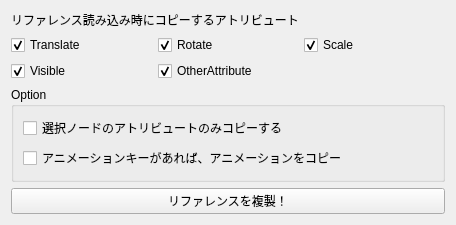
<?xml version="1.0" encoding="UTF-8"?>
<ui version="4.0">
 <class>Form</class>
 <widget class="QWidget" name="Form">
  <property name="geometry">
   <rect>
    <x>0</x>
    <y>0</y>
    <width>456</width>
    <height>187</height>
   </rect>
  </property>
  <property name="windowTitle">
   <string>Form</string>
  </property>
  <layout class="QVBoxLayout" name="verticalLayout">
   <item>
    <widget class="QLabel" name="label">
     <property name="text">
      <string>リファレンス読み込み時にコピーするアトリビュート</string>
     </property>
    </widget>
   </item>
   <item>
    <layout class="QGridLayout" name="gridLayout">
     <item row="0" column="0">
      <widget class="QCheckBox" name="is_translate">
       <property name="text">
        <string>Translate</string>
       </property>
       <property name="checked">
        <bool>true</bool>
       </property>
      </widget>
     </item>
     <item row="0" column="1">
      <widget class="QCheckBox" name="is_rotate">
       <property name="text">
        <string>Rotate</string>
       </property>
       <property name="checked">
        <bool>true</bool>
       </property>
      </widget>
     </item>
     <item row="0" column="2">
      <widget class="QCheckBox" name="is_scale">
       <property name="text">
        <string>Scale</string>
       </property>
       <property name="checked">
        <bool>true</bool>
       </property>
      </widget>
     </item>
     <item row="1" column="0">
      <widget class="QCheckBox" name="is_visible">
       <property name="text">
        <string>Visible</string>
       </property>
       <property name="checked">
        <bool>true</bool>
       </property>
      </widget>
     </item>
     <item row="1" column="1">
      <widget class="QCheckBox" name="is_other">
       <property name="text">
        <string>OtherAttribute</string>
       </property>
       <property name="checked">
        <bool>true</bool>
       </property>
      </widget>
     </item>
    </layout>
   </item>
   <item>
    <widget class="QGroupBox" name="groupBox">
     <property name="title">
      <string>Option</string>
     </property>
     <layout class="QVBoxLayout" name="verticalLayout_2">
      <item>
       <widget class="QCheckBox" name="is_selection">
        <property name="text">
         <string>選択ノードのアトリビュートのみコピーする</string>
        </property>
       </widget>
      </item>
      <item>
       <widget class="QCheckBox" name="is_anim_key">
        <property name="text">
         <string>アニメーションキーがあれば、アニメーションをコピー</string>
        </property>
       </widget>
      </item>
     </layout>
    </widget>
   </item>
   <item>
    <widget class="QPushButton" name="submit">
     <property name="text">
      <string>リファレンスを複製！</string>
     </property>
    </widget>
   </item>
   <item>
    <spacer name="verticalSpacer">
     <property name="orientation">
      <enum>Qt::Vertical</enum>
     </property>
     <property name="sizeHint" stdset="0">
      <size>
       <width>20</width>
       <height>40</height>
      </size>
     </property>
    </spacer>
   </item>
  </layout>
 </widget>
 <resources/>
 <connections/>
</ui>
